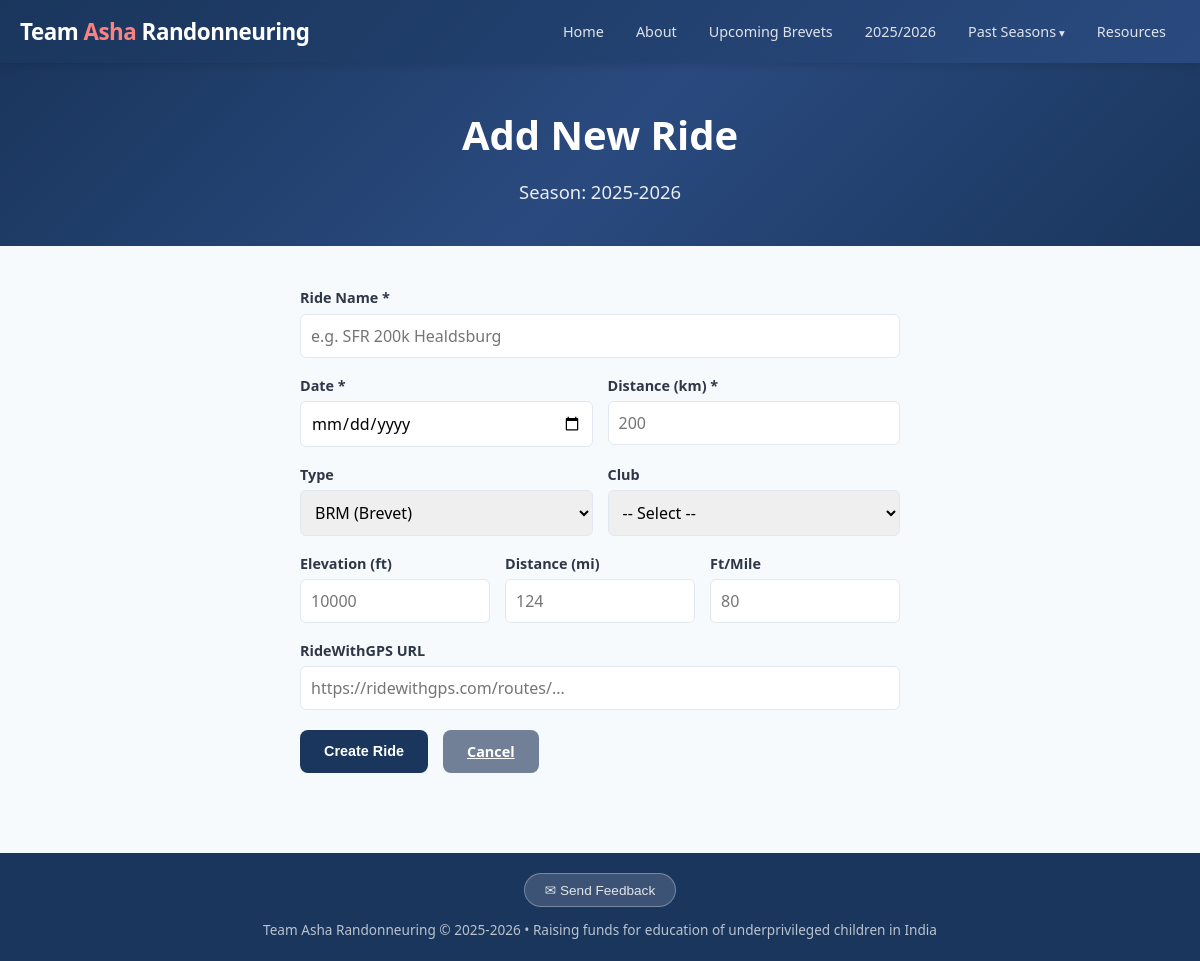
The app's page /admin/rides/new (signed in) with its own data.
### tables this page shows
CREATE TABLE season (
        id INTEGER PRIMARY KEY AUTOINCREMENT,
        name TEXT UNIQUE NOT NULL,
        start_date DATE,
        end_date DATE,
        is_current BOOLEAN DEFAULT 0
    );

### routes/admin.py (the view, shortened to what this page needs)
@admin_bp.route('/rides/new', methods=['GET', 'POST'])
@login_required
def add_ride():
    current = get_current_season()
    clubs = get_clubs()
    return render_template('admin/add_ride.html', season=current, clubs=clubs)

### app.py (called while the page is built)
def create_app():
    app = Flask(__name__)
    app.config.from_object(Config)
    db.init_app(app)
    from routes.main import main_bp
    from routes.riders import riders_bp
    from routes.signup import signup_bp
    from routes.admin import admin_bp
    app.register_blueprint(main_bp)
    app.register_blueprint(riders_bp)
    app.register_blueprint(signup_bp, url_prefix='/signup')
    app.register_blueprint(admin_bp, url_prefix='/admin')
    @app.template_filter('commafy')
    def commafy_filter(value):
        try:
            return f"{int(value):,}"
        except (ValueError, TypeError):
            return value
    @app.context_processor
    def inject_helpers():
        from models import get_all_seasons, get_current_season
        return dict(
            seasons=get_all_seasons(),
            current_season=get_current_season(),
        )
    return app

### auth.py (called while the page is built)
def login_required(f):
    @wraps(f)
    def decorated(*args, **kwargs):
        if not session.get('logged_in'):
            return redirect(url_for('admin.login', next=request.path))
        return f(*args, **kwargs)
    return decorated

### db.py (called while the page is built)
def get_db():
    if 'db' not in g:
        g.db = sqlite3.connect(current_app.config['DB_PATH'])
        g.db.row_factory = sqlite3.Row
        g.db.execute("PRAGMA foreign_keys = ON")
    return g.db

### models.py (called while the page is built)
def get_all_seasons():
    return get_db().execute("SELECT * FROM season ORDER BY start_date DESC").fetchall()

def get_current_season():
    return get_db().execute("SELECT * FROM season WHERE is_current = 1").fetchone()

def get_clubs():
    return get_db().execute("SELECT * FROM club ORDER BY name").fetchall()

### templates/admin/add_ride.html (shortened to what this page needs)
{% extends "base.html" %}
{% block content %}
<div class="hero" style="padding:40px 20px;">
<h1>Add New Ride</h1>
<p>Season: {{ season.name }}</p>
</div>
<div class="container section" style="max-width:600px;">
<form method="post">
<div class="form-group">
<label for="name">Ride Name *</label>
<input type="text" id="name" name="name" required placeholder="e.g. SFR 200k Healdsburg"
       style="width:100%;padding:10px;border:1px solid var(--border);border-radius:6px;font-size:1rem;">
</div>
<div style="display:grid;grid-template-columns:1fr 1fr;gap:15px;">
<div class="form-group">
<label for="date">Date *</label>
<input type="date" id="date" name="date" required
       style="width:100%;padding:10px;border:1px solid var(--border);border-radius:6px;font-size:1rem;">
</div>
<div class="form-group">
<label for="distance_km">Distance (km) *</label>
<input type="number" id="distance_km" name="distance_km" required placeholder="200"
       style="width:100%;padding:10px;border:1px solid var(--border);border-radius:6px;font-size:1rem;">
</div>
</div>
<div style="display:grid;grid-template-columns:1fr 1fr;gap:15px;">
<div class="form-group">
<label for="ride_type">Type</label>
<select id="ride_type" name="ride_type"
        style="width:100%;padding:10px;border:1px solid var(--border);border-radius:6px;font-size:1rem;">
<option value="BRM">BRM (Brevet)</option>
</select>
</div>
<div class="form-group">
<label for="club_id">Club</label>
<select id="club_id" name="club_id"
        style="width:100%;padding:10px;border:1px solid var(--border);border-radius:6px;font-size:1rem;">
<option value="">-- Select --</option>
</select>
</div>
</div>
<div style="display:grid;grid-template-columns:1fr 1fr 1fr;gap:15px;">
<div class="form-group">
<label for="elevation_ft">Elevation (ft)</label>
<input type="number" id="elevation_ft" name="elevation_ft" placeholder="10000"
       style="width:100%;padding:10px;border:1px solid var(--border);border-radius:6px;font-size:1rem;">
</div>
<div class="form-group">
<label for="distance_miles">Distance (mi)</label>
<input type="number" id="distance_miles" name="distance_miles" step="0.1" placeholder="124"
       style="width:100%;padding:10px;border:1px solid var(--border);border-radius:6px;font-size:1rem;">
</div>
<div class="form-group">
<label for="ft_per_mile">Ft/Mile</label>
<input type="number" id="ft_per_mile" name="ft_per_mile" step="0.1" placeholder="80"
       style="width:100%;padding:10px;border:1px solid var(--border);border-radius:6px;font-size:1rem;">
</div>
</div>
<div class="form-group">
<label for="rwgps_url">RideWithGPS URL</label>
<input type="url" id="rwgps_url" name="rwgps_url" placeholder="https://ridewithgps.com/routes/..."
       style="width:100%;padding:10px;border:1px solid var(--border);border-radius:6px;font-size:1rem;">
</div>
<div style="display:flex;gap:15px;margin-top:20px;">
<button type="submit" class="btn btn-primary">Create Ride</button>
<a href="{{ url_for('admin.dashboard') }}" class="btn" style="background:var(--text-light);color:#fff;">Cancel</a>
</div>
</form>
</div>
{% endblock %}

### templates/base.html (shortened to what this page needs)
<!DOCTYPE html>
<html lang="en">
<head>
<link rel="stylesheet" href="{{ url_for('static', filename='style.css') }}">
</head>
<body>
<header>
<div class="header-inner">
<div class="logo"><a href="{{ url_for('main.index') }}">Team <span>Asha</span> Randonneuring</a></div>
<nav>
    <a href="{{ url_for('main.index') }}" {% if request.endpoint == 'main.index' %}class="active"{% endif %}>Home</a>
    <a href="{{ url_for('main.about') }}" {% if request.endpoint == 'main.about' %}class="active"{% endif %}>About</a>
    {% if current_season %}
    <a href="{{ url_for('riders.upcoming_brevets', season_name=current_season.name) }}" {% if request.endpoint == 'riders.upcoming_brevets' %}class="active"{% endif %}>Upcoming Brevets</a>
    {% endif %}
    {% for s in seasons %}
    {% if s.is_current %}
    {% set is_active = request.view_args.get('season_name') == s.name and request.endpoint == 'riders.season_riders' %}
    <a href="{{ url_for('riders.season_riders', season_name=s.name) }}" {% if is_active %}class="active"{% endif %}>{{ s.name[:4] }}/{{ s.name[5:] }}</a>
    {% endif %}
    {% endfor %}
    <div class="nav-dropdown">
        <a>Past Seasons</a>
    </div>
    <a href="{{ url_for('main.resources') }}" {% if request.endpoint == 'main.resources' %}class="active"{% endif %}>Resources</a>
</nav>
</div>
</header>
{% block content %}{% endblock %}
<footer>
<div class="container">
<div style="margin-bottom:12px;">
<button class="feedback-btn" onclick="document.getElementById('feedback-modal').style.display='flex'">&#x2709; Send Feedback</button>
</div>
Team Asha Randonneuring &copy; 2025-2026 &bull; Raising funds for education of underprivileged children in India
</div>
</footer>
</body>
</html>

### static/style.css (style rules this page uses)
:root { --primary: #1a365d; --accent: #e53e3e; --accent-light: #fc8181; --bg: #f7fafc; --card-bg: #ffffff; --text: #2d3748; --text-light: #718096; --border: #e2e8f0; --success: #38a169; --warning: #d69e2e; --danger: #e53e3e; }
* { margin: 0; padding: 0; box-sizing: border-box; }
body { font-family: 'Segoe UI', system-ui, -apple-system, sans-serif; background: var(--bg); color: var(--text); line-height: 1.6; }
.container { max-width: 1200px; margin: 0 auto; padding: 0 20px; }
header { background: linear-gradient(135deg, var(--primary) 0%, #2a4a7f 100%); color: white; padding: 0; position: sticky; top: 0; z-index: 100; box-shadow: 0 2px 10px rgba(0,0,0,0.15); }
.header-inner { display: flex; align-items: center; justify-content: space-between; padding: 12px 20px; max-width: 1200px; margin: 0 auto; }
.logo { font-size: 1.4rem; font-weight: 700; letter-spacing: -0.5px; }
.logo span { color: var(--accent-light); }
.logo a { color: inherit; text-decoration: none; }
nav { display: flex; gap: 4px; flex-wrap: wrap; }
nav a { color: rgba(255,255,255,0.85); text-decoration: none; padding: 8px 14px; border-radius: 6px; font-size: 0.9rem; font-weight: 500; transition: all 0.2s; }
.hero { background: linear-gradient(135deg, var(--primary) 0%, #2a4a7f 50%, #1a365d 100%); color: white; padding: 60px 20px; text-align: center; }
.hero h1 { font-size: 2.5rem; margin-bottom: 10px; font-weight: 800; }
.hero p { font-size: 1.15rem; opacity: 0.9; max-width: 700px; margin: 0 auto; }
.section { padding: 40px 0; }
footer { background: var(--primary); color: rgba(255,255,255,0.7); text-align: center; padding: 20px; margin-top: 40px; font-size: 0.85rem; }
.nav-dropdown { position: relative; display: inline-block; }
.nav-dropdown > a { color: rgba(255,255,255,0.85); text-decoration: none; padding: 8px 14px; border-radius: 6px; font-size: 0.9rem; font-weight: 500; transition: all 0.2s; display: inline-block; cursor: pointer; }
.nav-dropdown > a::after { content: ' ▾'; font-size: 0.8em; }
.nav-dropdown::after { content: ''; position: absolute; top: 100%; left: 0; width: 100%; height: 10px; }
.form-group { margin-bottom: 16px; }
.form-group label { display: block; font-weight: 600; margin-bottom: 4px; font-size: 0.9rem; }
.form-group input, .form-group select, .form-group textarea { width: 100%; padding: 10px 12px; border: 1px solid var(--border); border-radius: 8px; font-size: 0.9rem; font-family: inherit; }
.btn { display: inline-block; padding: 10px 24px; border-radius: 8px; font-weight: 600; font-size: 0.9rem; cursor: pointer; border: none; transition: opacity 0.2s; }
.btn-primary { background: var(--primary); color: white; }
.feedback-btn { display: inline-block; padding: 8px 20px; background: rgba(255,255,255,0.15); color: rgba(255,255,255,0.85); border: 1px solid rgba(255,255,255,0.3); border-radius: 20px; font-size: 0.85rem; font-weight: 500; cursor: pointer; transition: all 0.2s; }

### records on screen
season: name "2025", name "2026", name "2025-2026"
